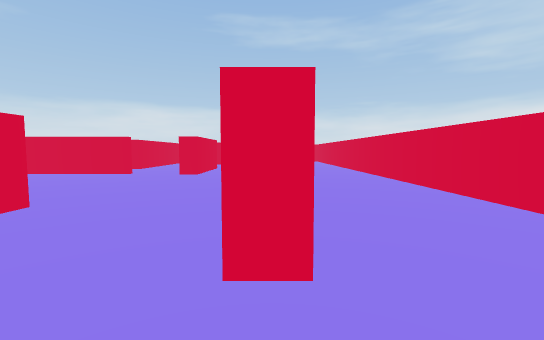
[1] (above)

24 first-person views from a walk through a scene from a Unity 3-D project. The camera is 0.62 m above the floor, tilts 4° down and sees 90° across. The floor is counted in squares, 1 m on a side. Each view is taken from the middle of a square. On the plan, view 1 faces up. The plan holds only what a view shows up to about 9 squares ahead; the rest is blank. The player character is not drawn.

[2]
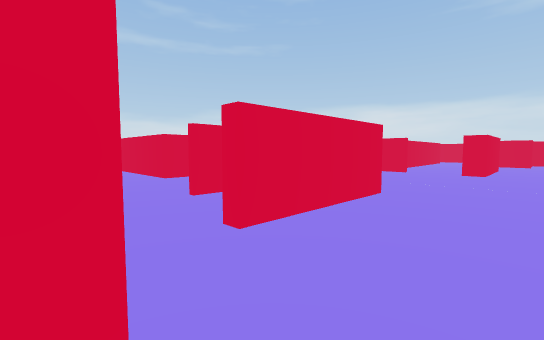

[3]
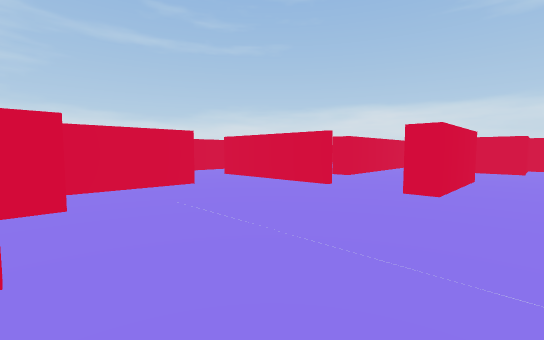

[4]
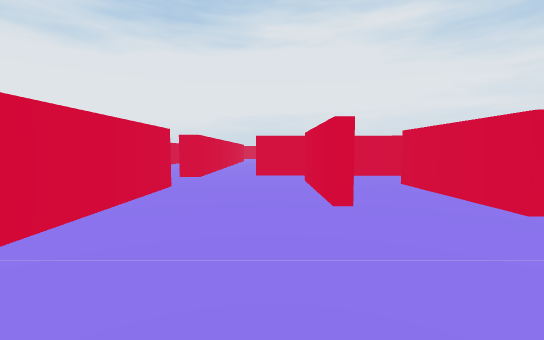

[5]
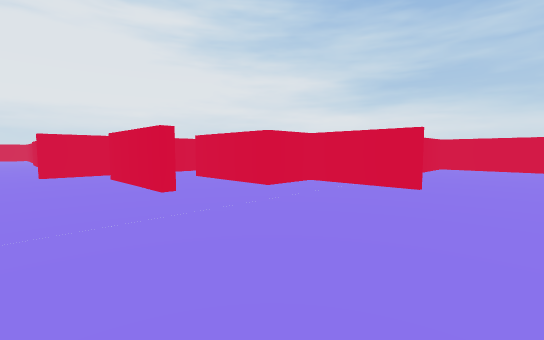

[6]
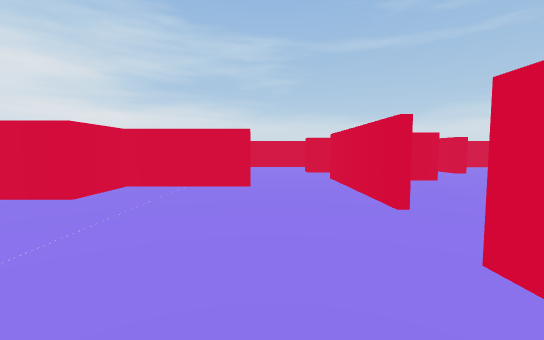

[7]
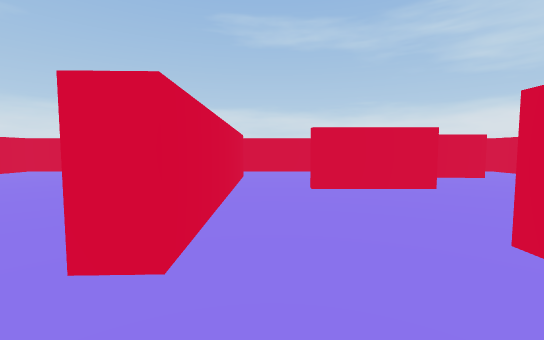

[8]
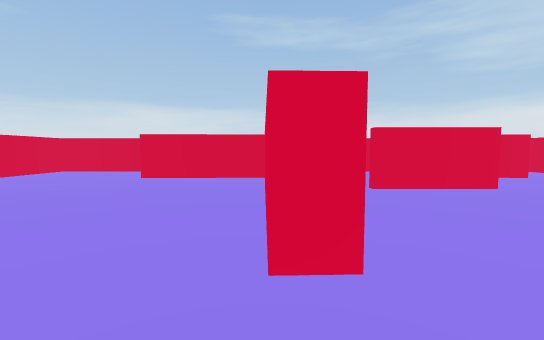

[9]
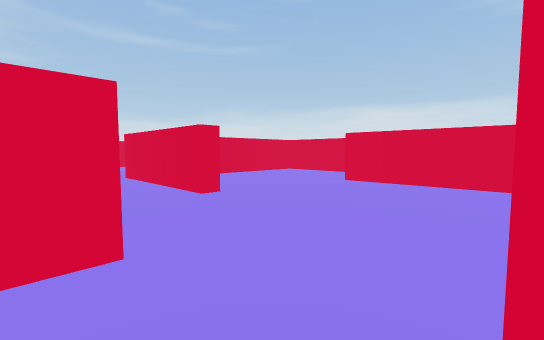

[10]
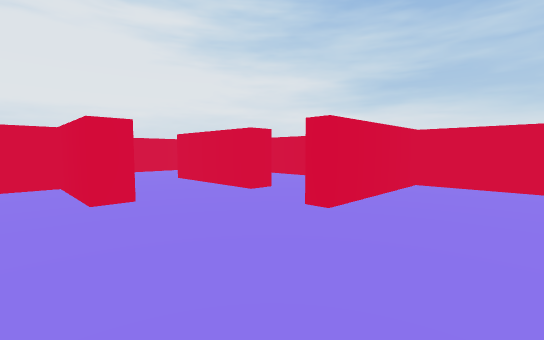

[11]
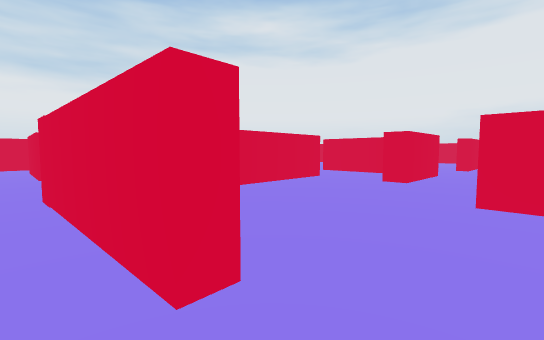

[12]
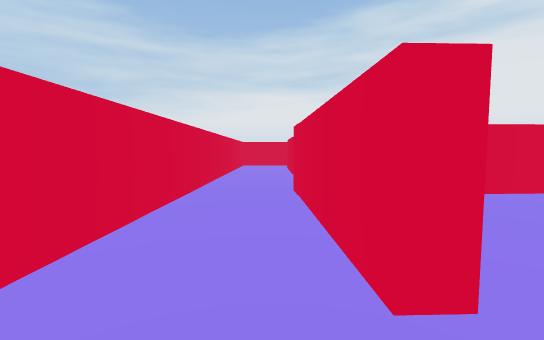

[13]
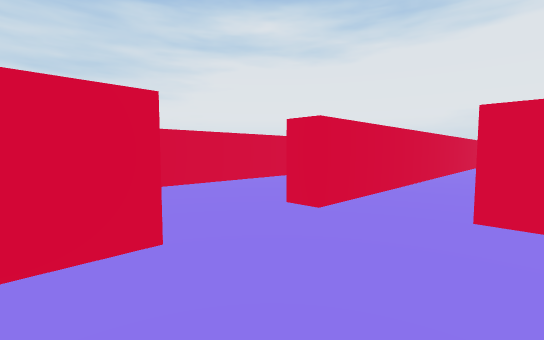

[14]
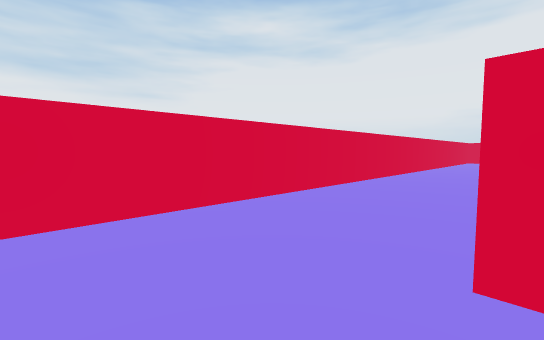

[15]
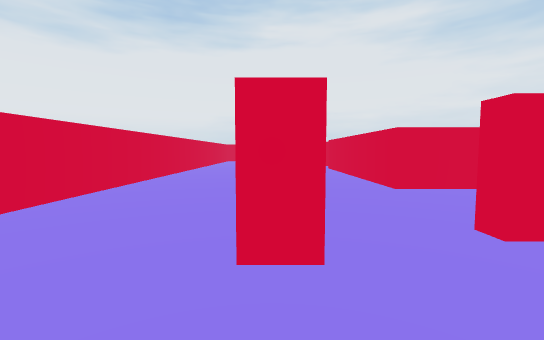

[16]
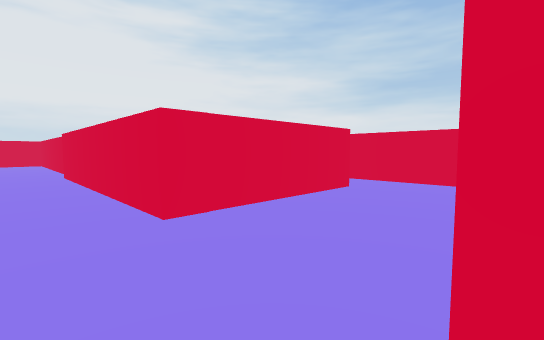

[17]
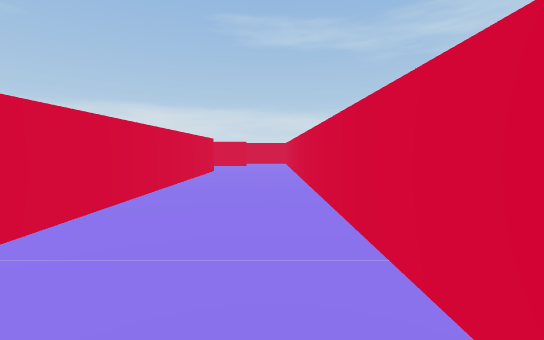

[18]
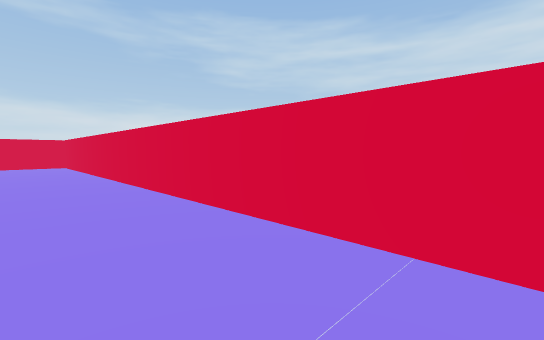

[19]
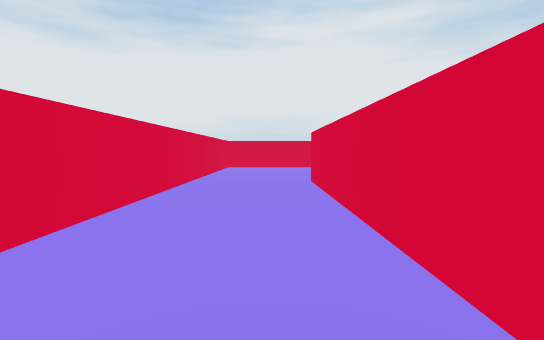

[20]
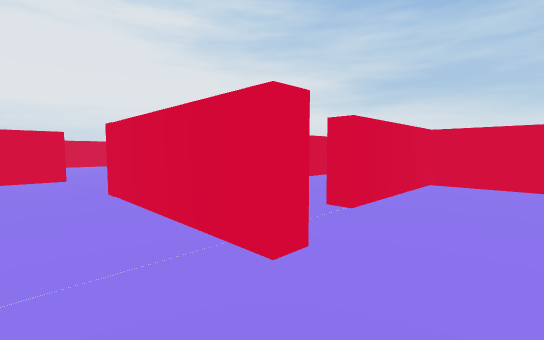

[21]
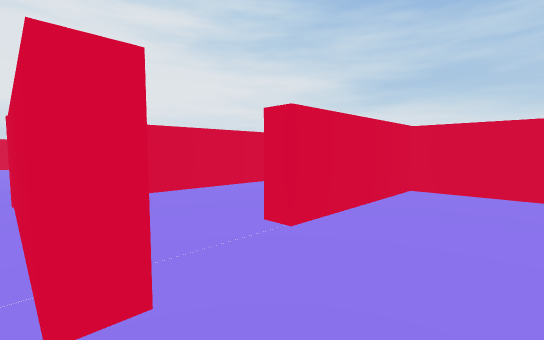

[22]
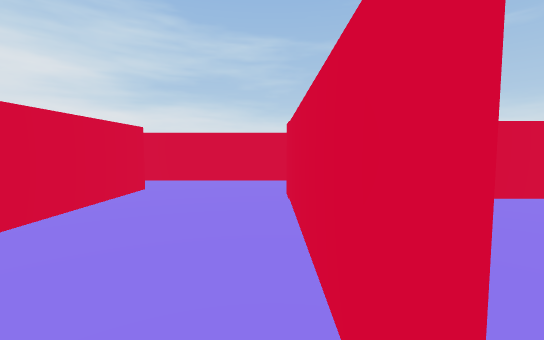

[23]
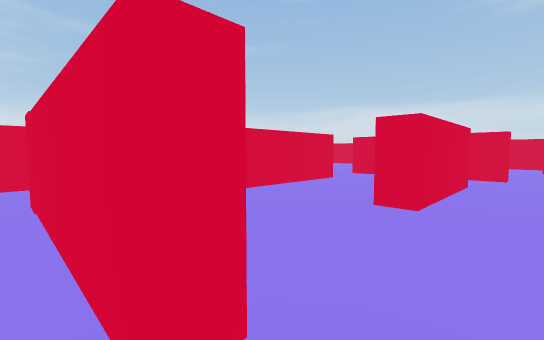

[24]
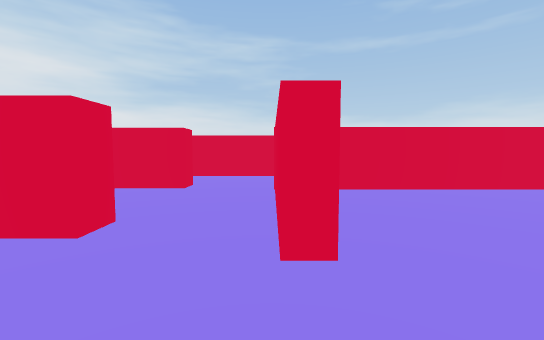

### Floor plan
Points are (right, up) in squares from view 1. A wall is a line through its corners. A room is listed if a view was taken in it or the views show most of it. See-through windows are left out.
Room 1 (views 1, 2, 3, 13, 14, 15, 16)
walls: (-2.7, 3) (-2.7, 0.2); (0.2, 1.3) (-0.2, 1.3) (-0.2, 3.4); (-0.2, -1.4) (-0.2, -0.4) (0.2, -0.4); (-4.5, -0.8) (-1.6, -0.8) (-1.6, -1.2)
ways out: opening at (-1.5, 2.5) to room 2; opening at (0, 0.5) to room 3; opening at (-1, -1) to room 4; opening at (-3.5, 0)
Room 2 (views 4, 5, 6, 7, 8, 9, 10, 11, 12, 20, 21, 22, 23, 24)
walls: (-9.4, 9.6) (-8.9, 9.6) (-8.9, 7.1) (-9.4, 7.1); (-4.4, 9.3) (-5, 9.3) (-5.1, 12.4); (-5.7, 5.6) (-5.7, 3.5) (-4.4, 3.5); (-11.5, 9.6) (-11.5, 4.6) (-8.7, 4.6) (-8.7, 4.2); (-7.4, 3.8) (-7.4, 4.9); (-2, 7.1) (-2.5, 7.1); (-5.1, 14.3) (-8, 14.2) (-8, 14.5) (-4.7, 14.6); (-5.5, 16.2) (-11.3, 16.2) (-11.3, 11.4) (-8.5, 11.4) (-8.5, 11.1) (-9.5, 11.1); (-0.2, 3.4) (-0.2, 4.4)
ways out: opening at (-1.5, 2.5) to room 1; opening at (-3.5, 9.5) to room 3; opening at (-1, 8.5) to room 3; opening at (-8, 4) to room 5; opening at (-10.5, 8.5) to room 6; opening at (-9, 10) to room 6
objects: other object (-7, 7) to (-4, 9)
Room 3 (views 17, 18, 19)
walls: (2.7, 2.6) (2.7, 16.2) (-5.5, 16.2); (-2, 9.8) (-2, 7.1); (0.2, 11.4) (0.2, 4.7); (-4.4, 13.4) (-4.4, 9.3); (-4.4, 14.1) (-4.4, 13.5); (0.2, -5.8) (0.2, -10.6); (2.7, -11.5) (2.7, 1.1)
ways out: opening at (0, 0.5) to room 1; opening at (-3.5, 9.5) to room 2; opening at (-1, 8.5) to room 2; opening at (1.5, -11.5)
objects: other object (-3, 13) to (1, 14)
Room 4 (no view inside)
walls: (-5.4, -3.4) (-2, -3.4) (-2, -8.8); (-0.2, -9.1) (-0.2, -1.4); (-6.6, -2) (-6.6, -4.2)
ways out: opening at (-1, -1) to room 1; opening at (-6, -3); opening at (-2, -9); opening at (-1, -10)
Room 5 (no view inside)
walls: (-13.7, 4.4) (-13.7, 2.4); (-12.4, 1.9) (-8.4, 1.9); (-8.7, 4.2) (-12, 4.2); (-13.7, 11.1) (-13.7, 9)
ways out: opening at (-8, 4) to room 2; opening at (-12, 10) to room 6; opening at (-13, 2); opening at (-13, 11)
Room 6 (no view inside)
walls: (-12, 9.6) (-11.5, 9.6); (-9.5, 11.1) (-11.9, 11.1)
ways out: opening at (-10.5, 8.5) to room 2; opening at (-9, 10) to room 2; opening at (-12, 10) to room 5

Where each view was taken, in squares from view 1:
view 1: 0 up, 0 right, facing up
view 2: 1 down, 1 left, facing up-left
view 3: 3 up, 1 left, facing up-left
view 4: 6 up, 2 left, facing down
view 5: 7 up, 1 left, facing down-left
view 6: 6 up, 1 left, facing left
view 7: 8 up, 4 left, facing up
view 8: 8 up, 5 left, facing up
view 9: 9 up, 5 left, facing up-left
view 10: 13 up, 6 left, facing down-left
view 11: 15 up, 9 left, facing down-right
view 12: 15 up, 9 left, facing right
view 13: 2 up, 2 left, facing down-right
view 14: 1 up, 0 right, facing down-right
view 15: 1 up, 0 right, facing down
view 16: 1 down, 1 left, facing down-left
view 17: 3 up, 2 right, facing up
view 18: 4 up, 1 right, facing up-right
view 19: 5 down, 1 right, facing down
view 20: 6 up, 6 left, facing down-left
view 21: 6 up, 7 left, facing down-left
view 22: 4 up, 8 left, facing left
view 23: 4 up, 8 left, facing up-left
view 24: 11 up, 7 left, facing left
